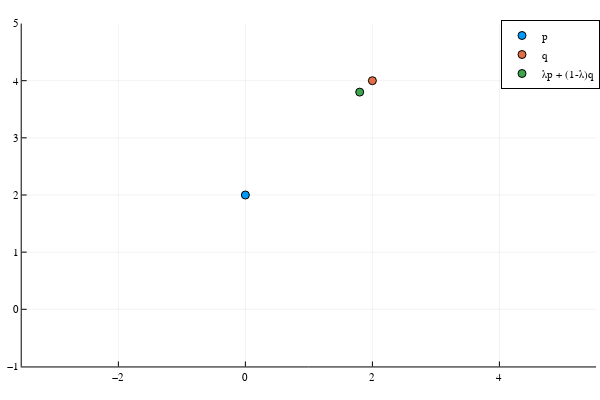

Notebook cell for this chart:
### Code cell
p = point(0,2,0)
q = point(2,4,1)
λ = 0.1
m = F(getblades((λ*(p ∧ n∞) + (1-λ)*(q ∧ n∞))*no/2))

p1 = scatter([p.e1],[p.e2],label="p")
p1 = scatter!([q.e1],[q.e2],label="q", aspect_ratio=1,ylims=(-1,5))
p1 = scatter!([m.e1],[m.e2],legend=true,label="λp + (1-λ)q")

### Figure 1 — Plotly figure (JSON) as saved in the notebook; plotly's stock layout.template omitted (floating-point values rounded to 4 significant figures)
{"data": [{"colorbar": {"len": 0.9525, "title": {"text": ""}, "x": 0.9934, "y": 0.5139}, "legendgroup": "p", "marker": {"color": "rgba(0, 154, 250, 1.000)", "line": {"color": "rgba(0, 0, 0, 1)", "width": 1}, "size": 8, "symbol": "circle"}, "mode": "markers", "name": "p", "showlegend": true, "type": "scatter", "x": [0], "xaxis": "x", "y": [2], "yaxis": "y", "zmax": null, "zmin": null}, {"colorbar": {"len": 0.9525, "title": {"text": ""}, "x": 0.9934, "y": 0.5139}, "legendgroup": "q", "marker": {"color": "rgba(227, 111, 71, 1.000)", "line": {"color": "rgba(0, 0, 0, 1)", "width": 1}, "size": 8, "symbol": "circle"}, "mode": "markers", "name": "q", "showlegend": true, "type": "scatter", "x": [2], "xaxis": "x", "y": [4], "yaxis": "y", "zmax": null, "zmin": null}, {"colorbar": {"len": 0.9525, "title": {"text": ""}, "x": 0.9934, "y": 0.5139}, "legendgroup": "λp + (1-λ)q", "marker": {"color": "rgba(62, 164, 78, 1.000)", "line": {"color": "rgba(0, 0, 0, 1)", "width": 1}, "size": 8, "symbol": "circle"}, "mode": "markers", "name": "λp + (1-λ)q", "showlegend": true, "type": "scatter", "x": [1.8], "xaxis": "x", "y": [3.8], "yaxis": "y", "zmax": null, "zmin": null}], "layout": {"annotations": [], "height": 400, "legend": {"bgcolor": "rgba(255, 255, 255, 1.000)", "bordercolor": "rgba(0, 0, 0, 1)", "borderwidth": 1, "font": {"color": "rgba(0, 0, 0, 1)", "family": "sans-serif", "size": 11}, "title": {"font": {"color": "rgba(0, 0, 0, 1)", "family": "sans-serif", "size": 15}, "text": ""}, "tracegroupgap": 0, "traceorder": "normal", "x": 1, "xanchor": "auto", "y": 1, "yanchor": "auto"}, "margin": {"b": 20, "l": 0, "r": 0, "t": 20}, "paper_bgcolor": "rgba(255, 255, 255, 1.000)", "plot_bgcolor": "rgba(255, 255, 255, 1.000)", "showlegend": true, "width": 600, "xaxis": {"anchor": "y", "domain": [0.03619, 0.9934], "gridcolor": "rgba(0, 0, 0, 0.1)", "gridwidth": 0.5, "linecolor": "rgba(0, 0, 0, 1)", "mirror": false, "range": [-3.522, 5.522], "showgrid": true, "showline": true, "showticklabels": true, "tickangle": 0, "tickcolor": "rgb(0, 0, 0)", "tickfont": {"color": "rgba(0, 0, 0, 1)", "family": "sans-serif", "size": 11}, "tickmode": "array", "ticks": "inside", "ticktext": ["−2", "0", "2", "4"], "tickvals": [-2, 0, 2, 4], "title": {"font": {"color": "rgba(0, 0, 0, 1)", "family": "sans-serif", "size": 15}, "text": ""}, "type": "linear", "visible": true, "zeroline": false, "zerolinecolor": "rgba(0, 0, 0, 1)"}, "yaxis": {"anchor": "x", "domain": [0.03762, 0.9902], "gridcolor": "rgba(0, 0, 0, 0.1)", "gridwidth": 0.5, "linecolor": "rgba(0, 0, 0, 1)", "mirror": false, "range": [-1, 5], "showgrid": true, "showline": true, "showticklabels": true, "tickangle": 0, "tickcolor": "rgb(0, 0, 0)", "tickfont": {"color": "rgba(0, 0, 0, 1)", "family": "sans-serif", "size": 11}, "tickmode": "array", "ticks": "inside", "ticktext": ["−1", "0", "1", "2", "3", "4", "5"], "tickvals": [-1, 0, 1, 2, 3, 4, 5], "title": {"font": {"color": "rgba(0, 0, 0, 1)", "family": "sans-serif", "size": 15}, "text": ""}, "type": "linear", "visible": true, "zeroline": false, "zerolinecolor": "rgba(0, 0, 0, 1)"}}}
